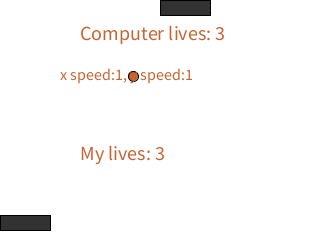
Frame 1 (no input)
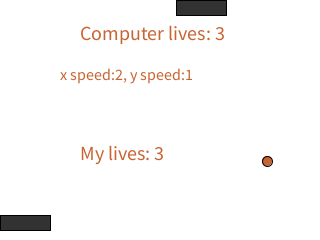
Frame 60 (the mouse pressed at the canvas centre just before this capture)
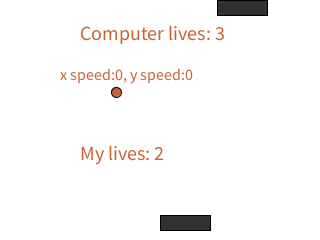
Frame 120 (the mouse held since frame 60 and released just before this capture)

The Processing sketch that drew these frames (run headless with seeded random() and noise(); from frame 60 on, the mouse is pressed at the canvas centre):

// Processing sketch: Exercise2_6
// ── Exercise2_6.pde
final int SCREENX = 320;
final int SCREENY = 240;
final int PADDLEHEIGHT = 15;
final int PADDLEWIDTH = 50;
final int MARGIN = 10;

class Player {
  int xpos; 
  int ypos;
  color paddlecolor = color(50);
  int lives = 3;
  Player(int screen_y)
  {
    xpos=SCREENX/2;
    ypos=screen_y;
  }
  void move(int x) {
    if (x>SCREENX-PADDLEWIDTH) xpos = SCREENX-PADDLEWIDTH;
    else xpos=x;
  }
  void draw()
  {
    fill(paddlecolor);
    rect(xpos, ypos, PADDLEWIDTH, PADDLEHEIGHT);
  }
  void showLives() {
    if (lives == 0) {
      if (ypos == 0) {
        textSize(20);
        text("Human wins", 120, 120);
      } else {
        textSize(20);
        text("Computer wins", 120, 120);
      }
    }
  }
}

class Ball {
  float x; 
  float y;
  float dx; 
  float dy;
  int radius;
  color ballColor = color(200, 100, 50);
  Ball() {
    x = random(SCREENX/4, SCREENX/2);
    y = random(SCREENY/4, SCREENY/2);
    dx = random(1, 2); 
    dy = random(1, 2);
    radius=5;
  }
  void move() {
    x = x+dx; 
    y = y+dy;
  }
  void draw() {
    fill(ballColor);
    ellipse(int(x), int(y), radius, 
      radius);
  }
  void collide(Player tp) {
    if (x-radius <=0 && dx < 0) dx=-dx;
    else if (x+radius>=SCREENX && dx > 0) dx=-dx;
    if (y+radius >= tp.ypos &&
      y-radius<tp.ypos+PADDLEHEIGHT &&
      x >=tp.xpos && x <=
      tp.xpos+PADDLEWIDTH) {
      println("collided!");
      dy=-dy;
    }
  }

  void reset() {
    if (y - radius >= SCREENY) {
      thePlayer.lives--;
    }
    if (y + radius <= 0) {
      computerPlayer.lives--;
    }
    if (y - radius >= SCREENY
      || y + radius <= 0) {
      x = random(SCREENX/4, SCREENX/2);
      y = random(SCREENY/4, SCREENY/2);
      dx = 0; 
      dy = 0;
    }
  }
}

Player thePlayer;
Player computerPlayer;
Ball theBall;
int i = SCREENX / 2;
float j = 1;
void settings() {
  size(SCREENX, SCREENY);
}
void setup() {
  thePlayer = new Player(SCREENY-MARGIN-PADDLEHEIGHT);
  computerPlayer = new Player(0);
  theBall = new Ball();
  ellipseMode(RADIUS);
}
void draw() {
  background(255);
  thePlayer.move(mouseX);
  if (i + 10 > theBall.x) {
    computerPlayer.move(i);
    i -= j;
  } else if (i + PADDLEWIDTH - 10 < theBall.x) {
    computerPlayer.move(i);
    i += j;
  }
  theBall.move();
  theBall.collide(thePlayer);
  theBall.collide(computerPlayer);
  theBall.reset();
  thePlayer.showLives();
  computerPlayer.showLives();
  thePlayer.draw();
  computerPlayer.draw();
  theBall.draw();
  textSize(20);
  text("Computer lives: " + computerPlayer.lives, 80, 40);
  textSize(20);
  text("My lives: " + thePlayer.lives, 80, 160);
  theBall.dx *= 1.005;
  theBall.dy *= 1.005;
  if (j < 3) {
    j *= 1.005;
  }
  textSize(16);
  text("x speed:" + (int) theBall.dx + ", y speed:" + (int) theBall.dy, 60, 80);
}

void mousePressed() {
  theBall.dx = random(1, 2); 
  theBall.dy = random(1, 2);
}
